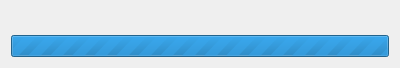
<?xml version="1.0" encoding="UTF-8"?>
<ui version="4.0">
 <class>IconImport</class>
 <widget class="QWidget" name="IconImport">
  <property name="geometry">
   <rect>
    <x>0</x>
    <y>0</y>
    <width>400</width>
    <height>68</height>
   </rect>
  </property>
  <layout class="QVBoxLayout">
   <item>
    <widget class="QLabel" name="iconLabel">
     <property name="alignment">
      <set>Qt::AlignCenter</set>
     </property>
    </widget>
   </item>
   <item>
    <widget class="QProgressBar" name="iconStatus">
     <property name="value">
      <number>-1</number>
     </property>
     <property name="maximum">
      <number>0</number>
     </property>
    </widget>
   </item>
  </layout>
 </widget>
 <resources/>
 <connections/>
</ui>
